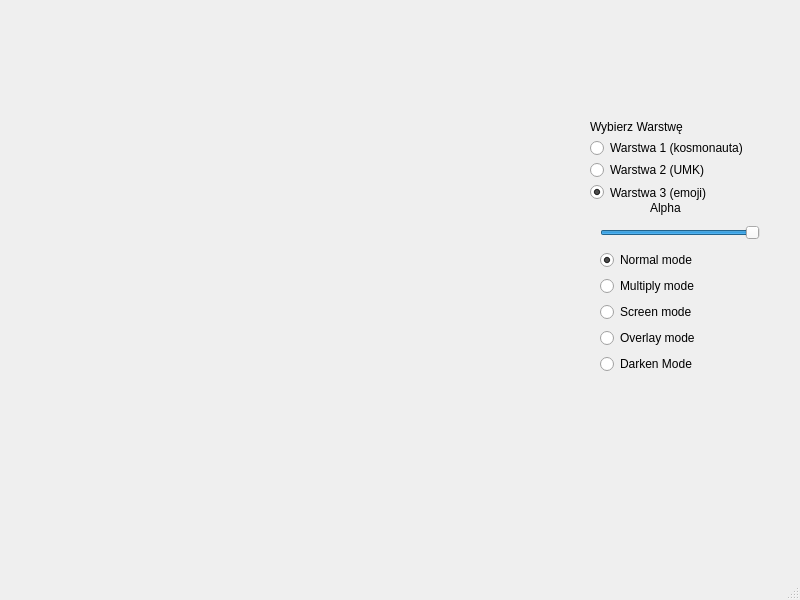
<?xml version="1.0" encoding="UTF-8"?>
<ui version="4.0">
 <class>MainWindow</class>
 <widget class="QMainWindow" name="MainWindow">
  <property name="geometry">
   <rect>
    <x>0</x>
    <y>0</y>
    <width>800</width>
    <height>600</height>
   </rect>
  </property>
  <property name="windowTitle">
   <string>Wypelnianie</string>
  </property>
  <widget class="QWidget" name="centralwidget">
   <widget class="Ekran" name="ekran" native="true">
    <property name="geometry">
     <rect>
      <x>10</x>
      <y>10</y>
      <width>550</width>
      <height>550</height>
     </rect>
    </property>
   </widget>
   <widget class="QSlider" name="alpha_poziom">
    <property name="geometry">
     <rect>
      <x>600</x>
      <y>220</y>
      <width>160</width>
      <height>25</height>
     </rect>
    </property>
    <property name="maximum">
     <number>100</number>
    </property>
    <property name="value">
     <number>100</number>
    </property>
    <property name="orientation">
     <enum>Qt::Horizontal</enum>
    </property>
   </widget>
   <widget class="QLabel" name="label">
    <property name="geometry">
     <rect>
      <x>650</x>
      <y>200</y>
      <width>58</width>
      <height>16</height>
     </rect>
    </property>
    <property name="text">
     <string>Alpha</string>
    </property>
   </widget>
   <widget class="QWidget" name="formLayoutWidget">
    <property name="geometry">
     <rect>
      <x>600</x>
      <y>250</y>
      <width>151</width>
      <height>161</height>
     </rect>
    </property>
    <layout class="QFormLayout" name="formLayout">
     <item row="0" column="0">
      <widget class="QRadioButton" name="normal_mix">
       <property name="text">
        <string>Normal mode</string>
       </property>
       <property name="checked">
        <bool>true</bool>
       </property>
      </widget>
     </item>
     <item row="1" column="0">
      <widget class="QRadioButton" name="multiply_mix">
       <property name="text">
        <string>Multiply mode</string>
       </property>
      </widget>
     </item>
     <item row="2" column="0">
      <widget class="QRadioButton" name="screen_mix">
       <property name="text">
        <string>Screen mode</string>
       </property>
      </widget>
     </item>
     <item row="3" column="0">
      <widget class="QRadioButton" name="overlay_mix">
       <property name="text">
        <string>Overlay mode</string>
       </property>
      </widget>
     </item>
     <item row="4" column="0">
      <widget class="QRadioButton" name="darken_mix">
       <property name="text">
        <string>Darken Mode</string>
       </property>
      </widget>
     </item>
    </layout>
   </widget>
   <widget class="QWidget" name="verticalLayoutWidget">
    <property name="geometry">
     <rect>
      <x>590</x>
      <y>120</y>
      <width>173</width>
      <height>81</height>
     </rect>
    </property>
    <layout class="QVBoxLayout" name="verticalLayout">
     <item>
      <widget class="QLabel" name="label_2">
       <property name="text">
        <string>Wybierz Warstwę</string>
       </property>
      </widget>
     </item>
     <item>
      <widget class="QRadioButton" name="warstwa1_radio">
       <property name="text">
        <string>Warstwa 1 (kosmonauta)</string>
       </property>
       <property name="checked">
        <bool>false</bool>
       </property>
      </widget>
     </item>
     <item>
      <widget class="QRadioButton" name="warstwa2_radio">
       <property name="text">
        <string>Warstwa 2 (UMK)</string>
       </property>
      </widget>
     </item>
     <item>
      <widget class="QRadioButton" name="warstwa3_radio">
       <property name="text">
        <string>Warstwa 3 (emoji)</string>
       </property>
       <property name="checked">
        <bool>true</bool>
       </property>
      </widget>
     </item>
    </layout>
   </widget>
  </widget>
  <widget class="QMenuBar" name="menubar">
   <property name="geometry">
    <rect>
     <x>0</x>
     <y>0</y>
     <width>800</width>
     <height>24</height>
    </rect>
   </property>
  </widget>
  <widget class="QStatusBar" name="statusbar"/>
 </widget>
 <customwidgets>
  <customwidget>
   <class>Ekran</class>
   <extends>QWidget</extends>
   <header location="global">ekran.h</header>
   <container>1</container>
  </customwidget>
 </customwidgets>
 <resources/>
 <connections/>
</ui>
